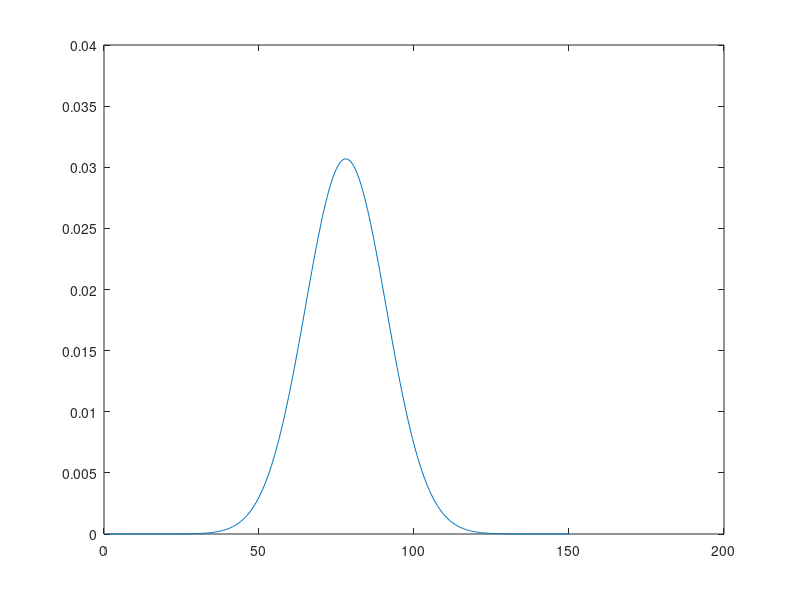
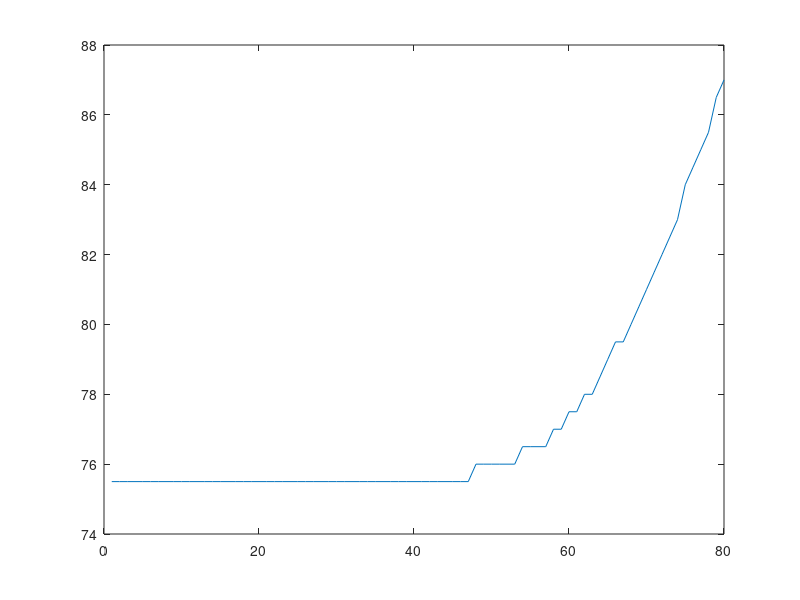

These charts were generated, in order, by the following MATLAB code:
clear all; close all; clc;


% ########################################################
% ###########                              ###############
% ###########          INTRODUCTION        ###############
% ###########                              ###############
% ########################################################
% Human's Task:
% A person is now t years old, how many years in total (ttotal) will he/she live?

% The Model's Goal:
% Given a number t, estimate the ttotal from human prediction

% Model specifications
% - Likelihood:   P( t | ttotal ) = 1/ttotal
% - Prior:        P( ttotal ) = normal distribution on ttotal, with a certain mean and s.d.



% ########################################################
% ##############                            ##############
% ##############     Step-by-step Guide     ##############
% ##############                            ##############
% ########################################################

% ************************************************************************
% 1. Define input t (the current age of the person)

T = 1:80 ;

% ************************************************************************
% 2. Define vector ttotal (stores all possible estimates)
%    [Hint: values smaller than t must be impossible]
%    [      So, ttotal should be from t to a reasonably large value]
%     i) Define the maximum value for ttotal
%    ii) Define stepsize
%   iii) Define ttotal as an evenly spaced vector, from t to ttotalmax


ttotalmax = 150;                % largest age you'd consider
stepsize = 0.5;
ttotal = 1:stepsize:ttotalmax;  % 299 possible values



% ************************************************************************
% 3. Compute Prior probaility for each value in ttotal
%       Prior = P( ttotal )
%      i)  Define mean lifespan (Suggestion: m = 78)
%     ii)  Define standard deviation of lifespan (Suggestion: sd = 13)


m = 78 ; % mean lifespan
sd = 13 ; % standard deviation of lifespan

prior = normpdf(ttotal,m,sd) ;

%    iii)  Prior = normal pdf computed for all ttotal, based on mean and s.d.
%           - use normpdf(ttotal, mean lifespan, standard deviation of lifespan)


%     iv)  Normalize prior distribution
%           - Reason: Because prior is a probability density function (pdf)
%           - Goal: to make sum(Prior*stepsize) = 1
%           - Method: 
%              a) Compute the current value for sum(Prior*stepsize)
%              b) Divide current Prior by the sum computed in a)
%                   to obtian a normalized Prior


prior = prior/(sum(prior*stepsize));  % height * stepsize, added up
figure('Name','Prior');
plot(ttotal,prior);

% ************************************************************************
% !! Checkpoint: Try running the script and see if everything works!!
% ************************************************************************

% 4. Compute Likelihood on a given t for all possible ttotal values
%       Likelihood = P( t | ttotal )
%    We use the likelihood function below:
%     P(t|ttotal) = 0, if t>total
%     P(t|ttotal) = 1/ttotal, if t<=total,


%likelihood will change
for di = 1:length(T)
    t = T(di);


likelihood1 = (1./ttotal).*(ttotal>=t) ;
% figure('Name', 'Likelihood1');
% plot(ttotal, likelihood1)    ;

% ************************************************************************

% 5. Compute the posterior probability distribution over all possible
%      ttotal values:     Posterior = P( ttotal | t)
%
%      i) Posterior = Likelihood * Prior, element-wise


%     ii) Normalize Posterior (because Posterior is a pdf)
%           a) Compute the current value for sum(Posterior*stepsize)
%           b) Divide current Posterior by the sum computed in a)
%               to obtian a normalized Posterior
%           c) Plot ttotal on the x-axis and the normalized posterior on
%           the y-axis


posterior = likelihood1.*prior ;

normpost = posterior/sum(posterior*stepsize) ;

% figure('Name', 'Posterior')
% plot(ttotal,normpost)

% ************************************************************************
% 6. Obtain Median of Posterior as T_Estimate
%
%       i) Compute the cumulative probabilities (CP) for Posterior
%          PosteriorCP should be a cumulative sum of Posterior*stepsize]


posteriorCP = cumsum(normpost)*stepsize;
[min_postval, minID] = min(abs(posteriorCP-0.5)) ;
Modelpred(di) = ttotal(minID);

end

figure('Name','Modelpred')
plot(T,Modelpred)

